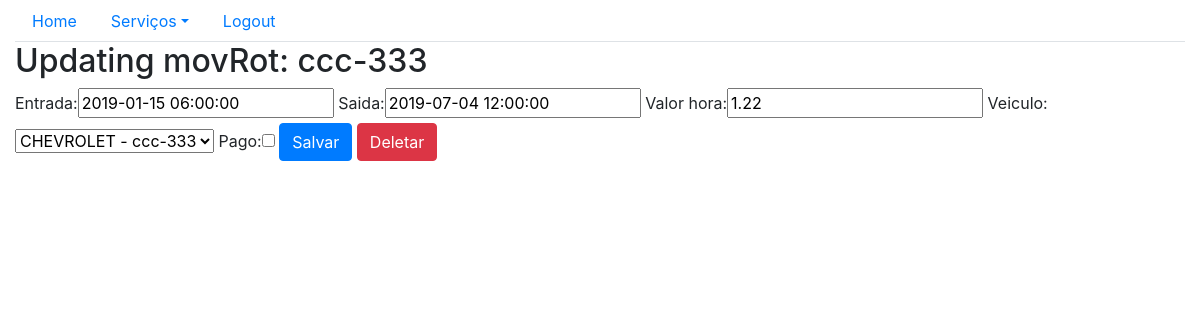
The app's page /sistema/mov_rotativos-update/6, older data.
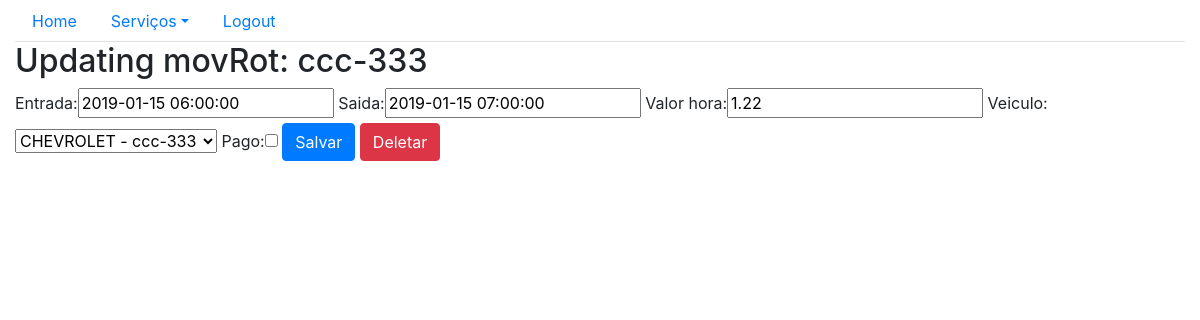
The same page, newer data.
### core/models.py (models this page shows, shortened)
class MovRotativo(models.Model):
    entrada = models.DateTimeField(auto_now=False)
    saida = models.DateTimeField(auto_now=False, blank=True,null=True)
    valor_hora = models.DecimalField(max_digits=5,decimal_places=2)
    veiculo = models.ForeignKey(Veiculo, on_delete=models.CASCADE)
    pago = models.BooleanField(default=False)
    def __str__(self):
        return self.veiculo.placa

class Veiculo(models.Model):
    marca = models.ForeignKey(Marca,  on_delete = models.CASCADE)
    proprietario = models.ForeignKey(Pessoa,  on_delete = models.CASCADE)
    placa = models.CharField(max_length=7)
    cor = models.CharField(max_length=15)
    observacoes = models.TextField()
    def __str__(self):
        return self.marca.nome + ' - ' + self.placa

### core/views.py (the view)
# urls.py: path('mov_rotativos-update/<int:id>', movRotativos_update, name='core_movRotativos_update'),
def movRotativos_update(request, id):
    data = {} #cria um dicionário
    movRot = MovRotativo.objects.get(id = id) #busca o veiculo que se deseja atualizar no banco, através do ID
    form = MovRotForm(request.POST or None, instance=movRot) #instancia um formulario, passando a "pessoa" que foi resgatada do banco para que seja preenchido
    data['movRot'] = movRot #insere "pessoa no dicionário"
    data['form'] = form #insere o "form" no dicionário
    if request.method == 'POST':
        if form.is_valid():
            form.save()
            return redirect('core_movRotativos_lista')
    else:
        return render(request, 'core/movRotativos_update.html', data)

### core/form.py
class MovRotForm(ModelForm):
    class Meta:
        model = MovRotativo
        fields = '__all__'

### core/templates/core/movRotativos_update.html (shortened to what this page needs)
{% extends 'base.html' %}
{% load bootstrap %}
{%block menu%}
    <ul class="nav nav-tabs">
        <li class="nav-item">
            <a class="nav-link" href="{% url 'core_home' %}">Home</a>
        </li>
        <li class="nav-item dropdown">
            <a class="nav-link dropdown-toggle" data-toggle="dropdown" href="#" role="button" aria-haspopup="true" aria-expanded="false">Serviços</a>
        </li>
        <li class="nav-item">
            <a class="nav-link" href="">Logout</a>
        </li>
    </ul>
{%endblock%}
{% block main %}
        <div class="row">
                <div class="col">
                        <h2>Updating movRot: {{movRot}}</h2>
                        <form action="{%url 'core_movRotativos_update' movRot.id %}" method="POST">
                                {{form|bootstrap}}
                                <button type="submit" class="btn btn-primary">Salvar</button>
                                <a href="{%url 'core_movRotativos_delete' movRot.id %}" class ="btn btn-danger" method="GET">Deletar</a>
                        </form>
                </div>
        </div>
{% endblock %}

Row changes from the older to the newer data that the page shows:
changed MovRotativo "CHEVROLET - ccc-333": saida "2019-07-04 12:00:00" → "2019-01-15 07:00:00"
